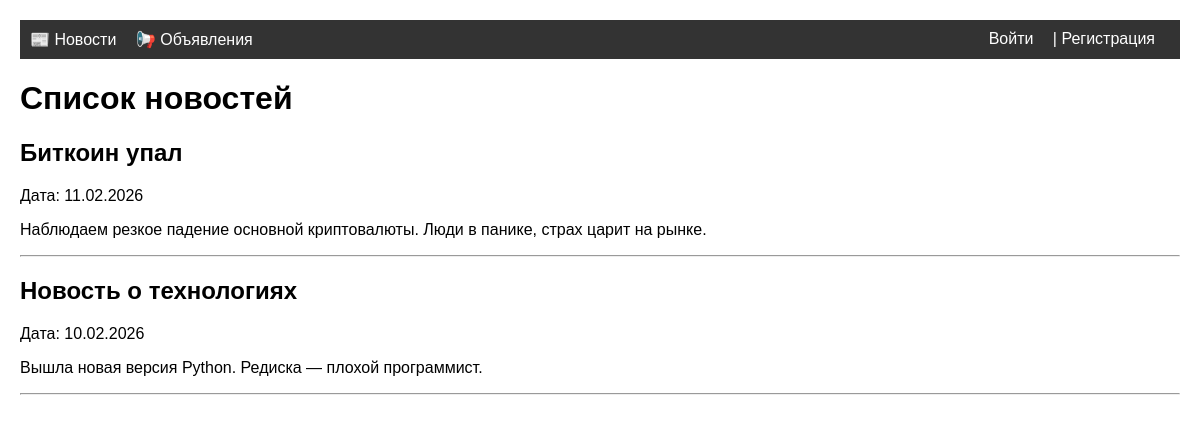
The page /news/ on the database as committed earlier.
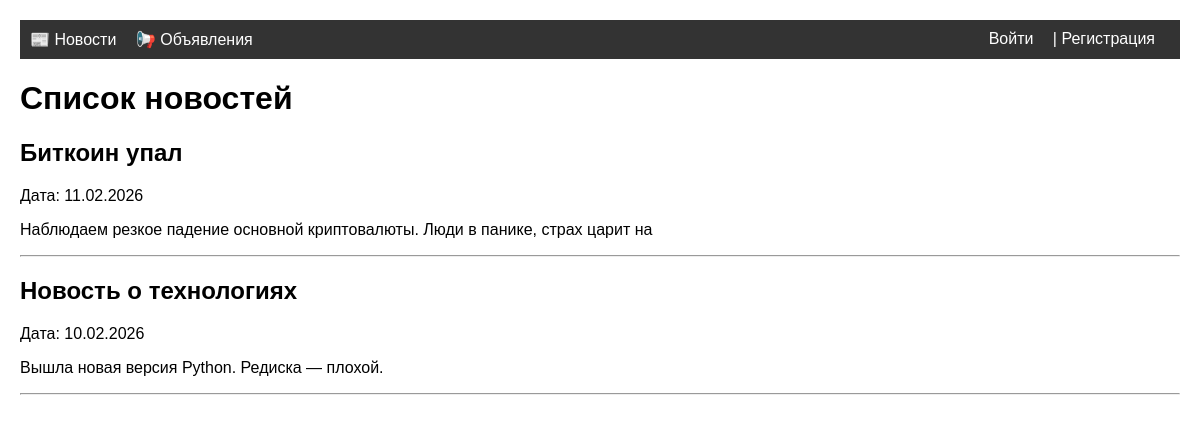
The same page on the database as committed later.
### news/models.py (models this page shows, shortened)
class Post(models.Model):
    ARTICLE = 'AR'
    NEWS = 'NW'
    POST_TYPES = [
        (ARTICLE, 'Статья'),
        (NEWS, 'Новость'),
    ]
    author = models.ForeignKey(Author, on_delete=models.CASCADE)
    post_type = models.CharField(max_length=2, choices=POST_TYPES, default=ARTICLE)
    created_at = models.DateTimeField(auto_now_add=True)
    title = models.CharField(max_length=255)
    content = models.TextField()
    rating = models.IntegerField(default=0)
    categories = models.ManyToManyField(Category, through='PostCategory')

### news/views.py (the view)
# urls.py: path('', NewsList.as_view(), name='news_list'),
class NewsList(ListView):
    model = Post
    template_name = 'news/news_list.html'
    context_object_name = 'news_list'
    paginate_by = 10
    def get_queryset(self):
        return Post.objects.filter(post_type=Post.NEWS).order_by('-created_at')

### news/templates/news/news_list.html (shortened to what this page needs)
{% extends "base.html" %}
{% block content %}
    <h1>Список новостей</h1>
    {% for news in news_list %}
        <h2>{{ news.title }}</h2>
        <p>Дата: {{ news.created_at|date:"d.m.Y" }}</p>
        <p>{{ news.content|truncatewords:20 }}</p>
        <hr>
    {% empty %}
        <p>Новостей пока нет</p>
    {% endfor %}
{% endblock %}

Rows that differ between the two databases and show on the page:
changed Post "Биткоин упал": content "Наблюдаем резкое падение основной криптовалюты. Люди в панике, страх царит на рынке." → "Наблюдаем резкое падение основной криптовалюты. Люди в панике, страх царит на"
changed Post "Новость о технологиях": content "Вышла новая версия Python. Редиска — плохой программист." → "Вышла новая версия Python. Редиска — плохой."
